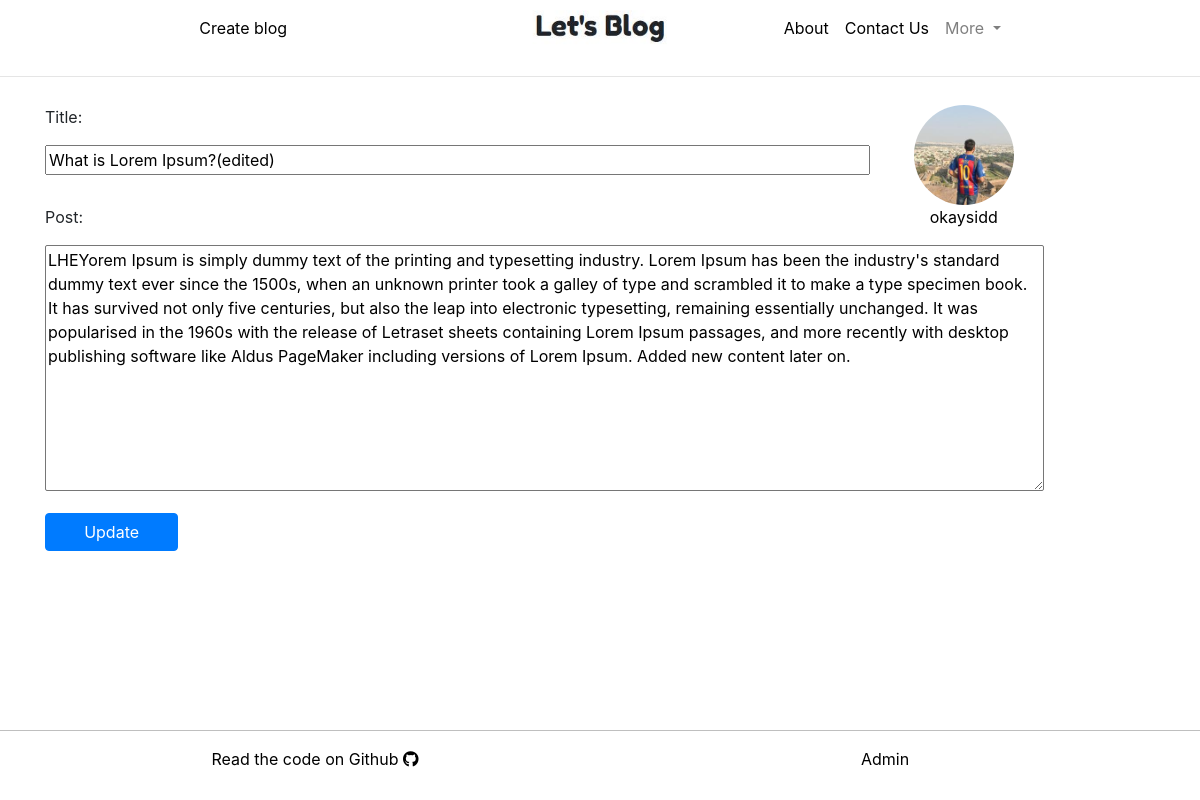
Screenshot of /post/1/edit (signed in) with the database file from the repository.
### blogs_app/models.py (models this page shows, shortened)
class Post_model(models.Model):
    author = models.ForeignKey(Author_model, on_delete=models.CASCADE)
    title_original = models.CharField(max_length=200)
    title_edited = models.CharField(max_length=200, default="")
    body_original = models.TextField()
    body_edited = models.TextField(default="")
    created_on = models.DateTimeField(auto_now_add=True)
    created_on = models.DateTimeField(default=timezone.now())
    modified_on = models.DateTimeField(blank=True, null=True)
    published_on = models.DateTimeField(blank=True, null=True)
    likes = models.PositiveIntegerField(default=0)
    liked_by = models.ManyToManyField(Author_model, related_name="liked_by", blank=True, null=True, default=[])

### blogs_app/views.py (the view, shortened to what this page needs)
# urls.py: path('post/<int:pk>/edit', UpdatePostView.as_view(), name="edit-post"),
class UpdatePostView(LoginRequiredMixin, UpdateView):
    login_url = '/login/'
    redirect_field_name = 'next'
    template_name = 'blogs_app/post_model_update.html'
    model = Post_model
    fields = ['title_original', 'body_original']
    def get_context_data(self, **kwargs):
        context = super().get_context_data(**kwargs)
        context['title'] = 'Update blog'
        profile_pic = Author_model.objects.filter(author_name=self.request.user)[0].profile_pic
        context['profile_pic'] = profile_pic
        return context

### blogs_app/templates/blogs_app/post_model_update.html (shortened to what this page needs)
{% extends 'system_app/base.html' %}
{% block base_body_block %}
{% load staticfiles %}
<link rel="stylesheet" href="{% static 'blogs_app/post_model_update.css' %}">
<br><br>
<hr class="my-1">
<br>
<div class="container post-complete">
  {% if post_model.author.author_name == user %}
  <form class="form-group"  method="post">
    <div class="row">
      <div class="col-md-9">
        <p><span class="">Title: </span></p>
        <span class="post-title">{{ form.title_original }}</span><br><br>
      </div>
      <div class="col-md-3">
        <div class="profile">
            <a class="black-href" href="{% url 'users:view-profile' pk=user.pk %}"><img class="profile-pic" src="{{ profile_pic.url }}" alt="No pic found">
            {{ user.get_username }}</a>
        </div>
      </div>
    </div>
      <p><span class="postarea">Post: </span></p>
      <p><span class="postarea">{{ form.body_original }}</span></p>
      <input type="submit" class="btn btn-primary" value="Update">
    </form>
    {% else %}
      <h2>Users can only edit their own posts.</h2>
    {% endif %}
  </div>
</div>
{% endblock %}

### system_app/static/system_app/base.css (style rules this page uses)
html, body { height: 100%; margin: 0px; }
.black-href { color: black; }

### blogs_app/static/blogs_app/post_model_update.css (style rules this page uses)
.btn { width: 12%; }
#id_title_original { width: 100%; }
textarea { width: 90%; white-space: pre-wrap; }
#id_body_original { border-radius: 2px; }
.black-href { color: black; }
.profile { height: 100px; display: block; width: 50%; text-align: center; border-radius: 2px; }
.profile-pic { object-fit: cover; border-radius: 50%; width: 100px; height: 100px; }

### rows the page displays
Post_model: title_original "What is Lorem Ipsum?(edited)", body_original "LHEYorem Ipsum is simply dummy text of the printing and typesetting industry. Lorem Ipsum has been the industry's standard dummy text ever since the 1500s, when an unknown printer took a galley of type and scrambled it to make a type specimen book. It has survived not only five centuries, but also the leap into electronic typesetting, remaining essentially unchanged. It was popularised in the 1960s with the release of Letraset sheets containing Lorem Ipsum passages, and more recently with desktop publishing software like Aldus PageMaker including versions of Lorem Ipsum. Added new content later on."

### other values shown
{{ user.get_username }} "okaysidd"
